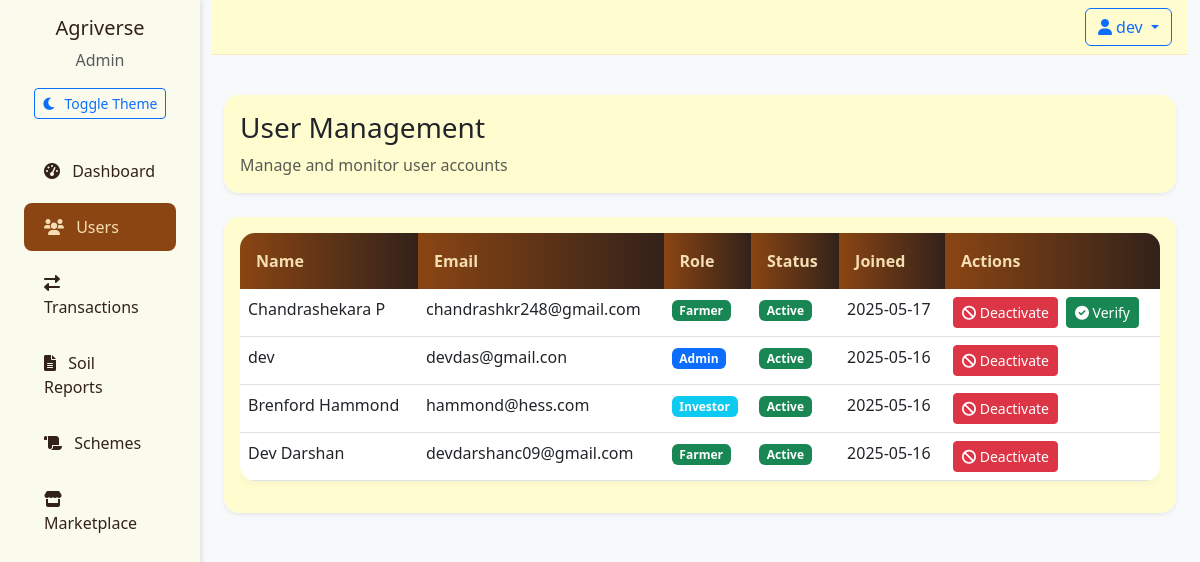
The app's page /admin/users (signed in) with its own data.
### app/models/__init__.py (models this page shows)
class User(UserMixin, db.Model):
    id = db.Column(db.Integer, primary_key=True)
    email = db.Column(db.String(120), unique=True, nullable=False)
    password_hash = db.Column(db.String(128), nullable=False)
    name = db.Column(db.String(100), nullable=False)
    role = db.Column(db.String(20), nullable=False)  # 'farmer', 'investor', 'admin'
    created_at = db.Column(db.DateTime, default=datetime.utcnow)
    is_active = db.Column(db.Boolean, default=True)
    is_verified = db.Column(db.Boolean, default=False)
    wallet_balance = db.Column(db.Float, default=0.0)  # User's wallet balance
    farm_name = db.Column(db.String(100))
    farm_location = db.Column(db.String(200))
    farm_size = db.Column(db.Float)  # in acres
    company_name = db.Column(db.String(100))
    investment_capacity = db.Column(db.Float)
    products = db.relationship('Product', backref='seller', lazy=True)
    investments_made = db.relationship('Investment',
                                     backref='investor',
                                     lazy=True,
                                     foreign_keys='Investment.investor_id')
    investments_received = db.relationship('Investment',
                                         backref='farmer',
                                         lazy=True,
                                         foreign_keys='Investment.farmer_id')
    soil_reports = db.relationship('SoilReport', backref='farmer', lazy=True)

### app/routes/admin.py (the view)
@admin_bp.route('/admin/users')
@login_required
@admin_required
def users():
    try:
        users = User.query.order_by(User.created_at.desc()).all()
        return render_template('admin/users.html', users=users)
    except Exception as e:
        flash(f'Error loading users: {str(e)}', 'error')
        return redirect(url_for('admin.dashboard'))

### app/__init__.py (called while the page is built)
@login_manager.user_loader
def load_user(user_id):
    return User.query.get(int(user_id))

### app/routes/admin.py (called while the page is built)
def admin_required(f):
    @wraps(f)
    def decorated_function(*args, **kwargs):
        if not current_user.is_authenticated or current_user.role != 'admin':
            flash('You do not have permission to access this page.', 'error')
            return redirect(url_for('main.index'))
        return f(*args, **kwargs)
    return decorated_function

### app/templates/admin/users.html (shortened to what this page needs)
{% extends "base.html" %}
{% block content %}
<div class="container-fluid py-4">
    <div class="row mb-4">
        <div class="col-12">
            <div class="card border-0 shadow-sm">
                <div class="card-body">
                    <h1 class="h3 mb-2">User Management</h1>
                    <p class="text-muted mb-0">Manage and monitor user accounts</p>
                </div>
            </div>
        </div>
    </div>
    <div class="row">
        <div class="col-12">
            <div class="card border-0 shadow-sm">
                <div class="card-body">
                    <div class="table-responsive">
                        <table class="table table-hover">
                            <thead>
                                <tr>
                                    <th>Name</th>
                                    <th>Email</th>
                                    <th>Role</th>
                                    <th>Status</th>
                                    <th>Joined</th>
                                    <th>Actions</th>
                                </tr>
                            </thead>
                            <tbody>
                                {% for user in users %}
                                <tr>
                                    <td>{{ user.name }}</td>
                                    <td>{{ user.email }}</td>
                                    <td>
                                        <span class="badge bg-{{ {
                                            'farmer': 'success',
                                            'investor': 'info',
                                            'admin': 'primary'
                                        }[user.role] }}">
                                            {{ user.role|title }}
                                        </span>
                                    </td>
                                    <td>
                                        <span class="badge bg-{{ 'success' if user.is_active else 'danger' }}">
                                            {{ 'Active' if user.is_active else 'Inactive' }}
                                        </span>
                                    </td>
                                    <td>{{ user.created_at.strftime('%Y-%m-%d') }}</td>
                                    <td>
                                        <div class="btn-group">
                                            <form action="{{ url_for('admin.toggle_user_status', user_id=user.id) }}" method="POST" class="d-inline">
                                                <button type="submit" class="btn btn-sm btn-{{ 'danger' if user.is_active else 'success' }}">
                                                    {% if user.is_active %}
                                                    <i class="fas fa-ban"></i> Deactivate
                                                    {% else %}
                                                    <i class="fas fa-check"></i> Activate
                                                    {% endif %}
                                                </button>
                                            </form>
                                            {% if not user.is_verified %}
                                            <form action="{{ url_for('admin.verify_user', user_id=user.id) }}" method="POST" class="d-inline ms-2">
                                                <button type="submit" class="btn btn-sm btn-success">
                                                    <i class="fas fa-check-circle"></i> Verify
                                                </button>
                                            </form>
                                            {% endif %}
                                        </div>
                                    </td>
                                </tr>
                                {% endfor %}
                            </tbody>
                        </table>
                    </div>
                </div>
            </div>
        </div>
    </div>
</div>
{% endblock %}

### app/templates/base.html (shortened to what this page needs)
<!DOCTYPE html>
<html lang="en" data-bs-theme="light">
<head>
    <link href="https://cdn.jsdelivr.net/npm/bootstrap@5.3.0/dist/css/bootstrap.min.css" rel="stylesheet">
    <link href="https://cdnjs.cloudflare.com/ajax/libs/font-awesome/6.0.0/css/all.min.css" rel="stylesheet">
    <link href="{{ url_for('static', filename='css/style.css') }}" rel="stylesheet">
</head>
<body>
    <div class="container-fluid">
        <div class="row">
            {% if current_user.is_authenticated %}
            <div class="col-md-2 sidebar">
                <div class="d-flex flex-column">
                    <div class="text-center mb-4">
                        <h5 class="mb-2">Agriverse</h5>
                        <p class="text-muted mb-3">{{ current_user.role|title }}</p>
                        <button id="theme-toggle" class="btn btn-sm btn-outline-primary">
                            <i class="fas fa-moon me-2"></i>Toggle Theme
                        </button>
                    </div>
                    {% if current_user.role == 'admin' %}
                    <a href="{{ url_for('admin.dashboard') }}" class="nav-link {% if request.endpoint == 'admin.dashboard' %}active{% endif %}">
                        <i class="fas fa-tachometer-alt me-2"></i> Dashboard
                    </a>
                    <a href="{{ url_for('admin.users') }}" class="nav-link {% if request.endpoint == 'admin.users' %}active{% endif %}">
                        <i class="fas fa-users me-2"></i> Users
                    </a>
                    <a href="{{ url_for('admin.transactions') }}" class="nav-link {% if request.endpoint == 'admin.transactions' %}active{% endif %}">
                        <i class="fas fa-exchange-alt me-2"></i> Transactions
                    </a>
                    <a href="{{ url_for('admin.soil_reports') }}" class="nav-link {% if request.endpoint == 'admin.soil_reports' %}active{% endif %}">
                        <i class="fas fa-file-alt me-2"></i> Soil Reports
                    </a>
                    <a href="{{ url_for('admin.schemes') }}" class="nav-link {% if request.endpoint == 'admin.schemes' %}active{% endif %}">
                        <i class="fas fa-scroll me-2"></i> Schemes
                    </a>
                    {% endif %}
                    {% if current_user.role != 'farmer' %}
                    <a href="{{ url_for('main.marketplace') }}" class="nav-link {% if request.endpoint == 'main.marketplace' %}active{% endif %}">
                        <i class="fas fa-store me-2"></i> Marketplace
                    </a>
                    {% endif %}
                </div>
            </div>
            {% endif %}
            <div class="col-md-{% if current_user.is_authenticated %}10{% else %}12{% endif %}">
                <nav class="navbar navbar-expand-lg mb-3">
                    <div class="container-fluid px-3">
                        <div class="ms-auto d-flex align-items-center gap-2">
                            {% if current_user.is_authenticated %}
                            <div class="dropdown">
                                <button class="btn btn-outline-primary dropdown-toggle" type="button" id="userDropdown" data-bs-toggle="dropdown">
                                    <i class="fas fa-user me-1"></i>{{ current_user.name }}
                                </button>
                            </div>
                            {% endif %}
                        </div>
                    </div>
                </nav>
                {% block content %}{% endblock %}
            </div>
        </div>
    </div>
</body>
</html>

### app/static/css/style.css (style rules this page uses)
:root { --earth-brown: #8B4513; --soil-dark: #32221A; --wheat-gold: #F5DEB3; --leaf-green: #556B2F; --cream: #FFFDD0; --sky-blue: #87CEEB; --transition-speed: 0.3s; --bg-light: #f8f9fa; --bg-dark: #1a1a1a; --text-light: #32221A; --text-dark: #F5DEB3; --sidebar-light: rgba(255, 253, 208, 0.3); --sidebar-dark: rgba(50, 34, 26, 0.95); }
[data-bs-theme="light"] { --bg-color: var(--bg-light); --text-color: var(--text-light); --sidebar-bg: var(--sidebar-light); --card-bg: rgba(255, 253, 208, 0.98); --border-color: rgba(139, 69, 19, 0.1); }
body { min-height: 100vh; display: flex; flex-direction: column; font-family: 'Segoe UI', Tahoma, Geneva, Verdana, sans-serif; background-color: var(--bg-color); color: var(--text-color); transition: background-color var(--transition-speed), color var(--transition-speed); }
.navbar { backdrop-filter: blur(10px); -webkit-backdrop-filter: blur(10px); border-bottom: 1px solid var(--border-color); padding: 0.5rem 0; background-color: var(--card-bg); }
.nav-link { color: var(--text-color); padding: 0.75rem 1.25rem; border-radius: 0.5rem; margin: 0.25rem 0.75rem; transition: all var(--transition-speed); }
.nav-link.active { background-color: var(--earth-brown); color: var(--wheat-gold); }
.sidebar { min-height: 100vh; background-color: var(--sidebar-bg); padding-top: 1rem; transition: background-color var(--transition-speed); box-shadow: 2px 0 5px rgba(0, 0, 0, 0.1); backdrop-filter: blur(10px); -webkit-backdrop-filter: blur(10px); }
.card { border: none; border-radius: 15px; background: var(--card-bg); backdrop-filter: blur(10px); box-shadow: 0 4px 15px rgba(0, 0, 0, 0.1); transition: all 0.3s ease; }
.table { background-color: var(--card-bg); border-radius: 15px; overflow: hidden; box-shadow: 0 2px 10px rgba(0, 0, 0, 0.05); }
.table thead th { background: linear-gradient(to right, var(--earth-brown), var(--soil-dark)); color: var(--wheat-gold); border: none; padding: 1rem; }

### records on screen
User: role "Admin", name "dev", email "devdas@gmail.con", is_active "Active", created_at "2025-05-16", shows "Deactivate"
User: name "Chandrashekara P", email "chandrashkr248@gmail.com", role "Farmer", is_active "Active", created_at "2025-05-17", shows "Deactivate"
User: name "Brenford Hammond", email "hammond@hess.com", role "Investor", is_active "Active", created_at "2025-05-16", shows "Deactivate"
User: name "Dev Darshan", email "devdarshanc09@gmail.com", role "Farmer", is_active "Active", created_at "2025-05-16", shows "Deactivate"
